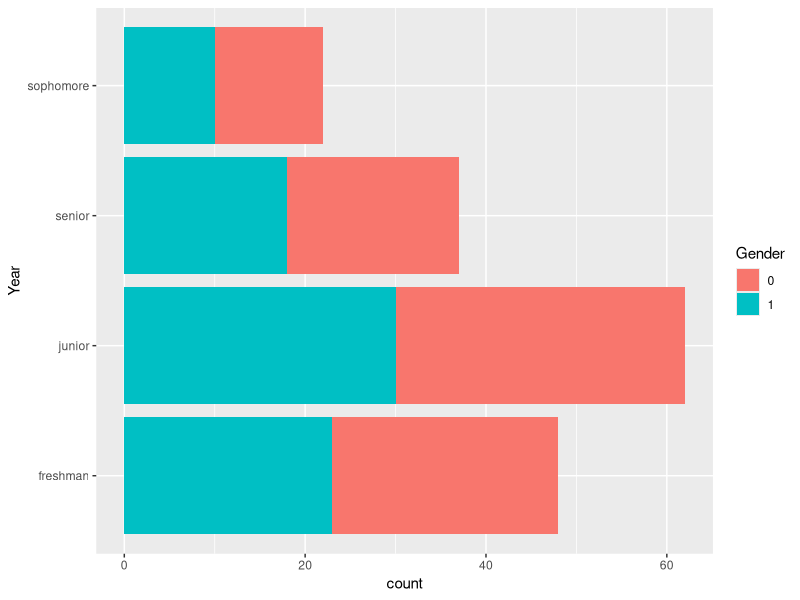
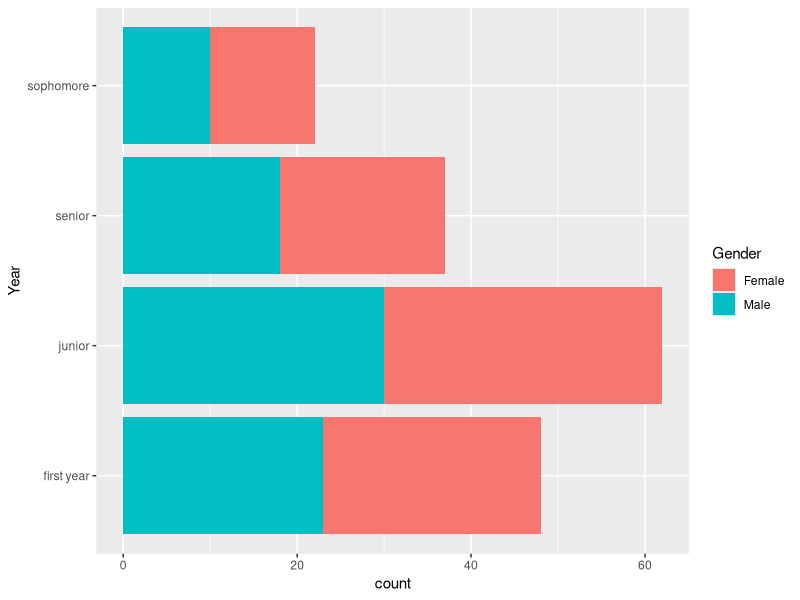
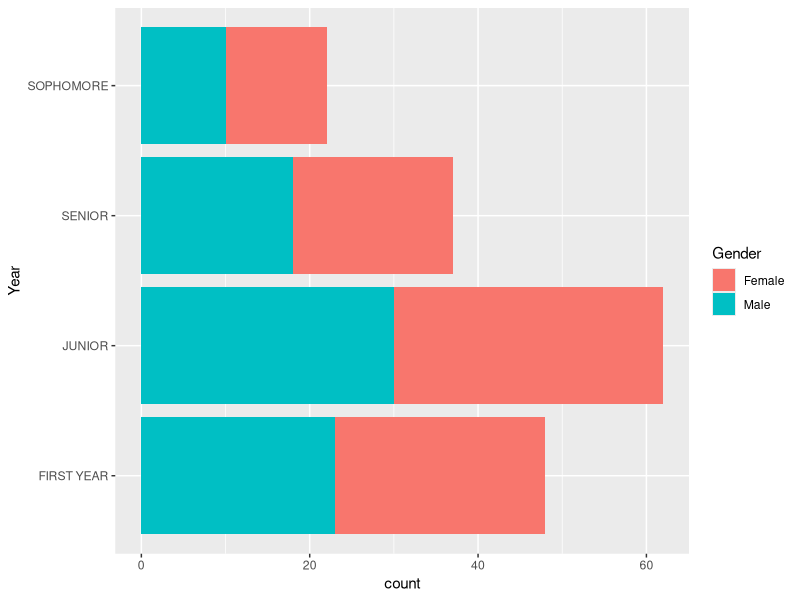
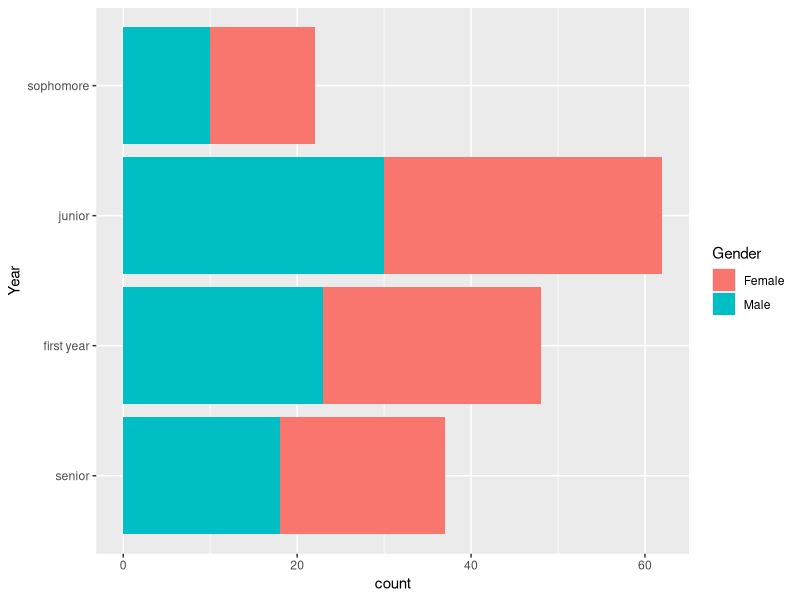
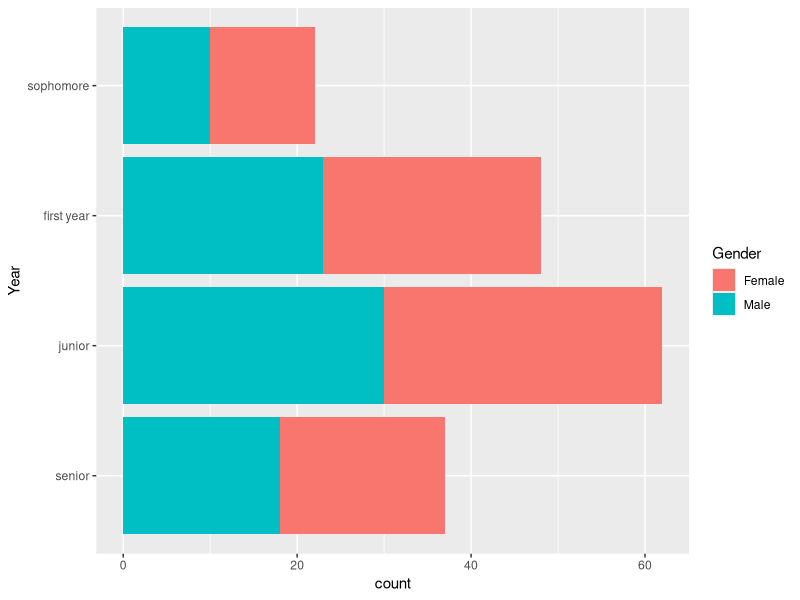
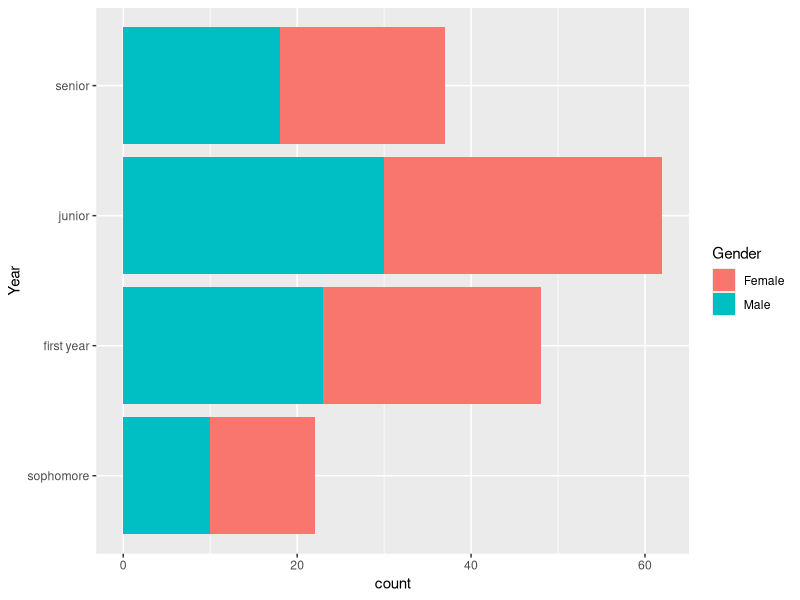
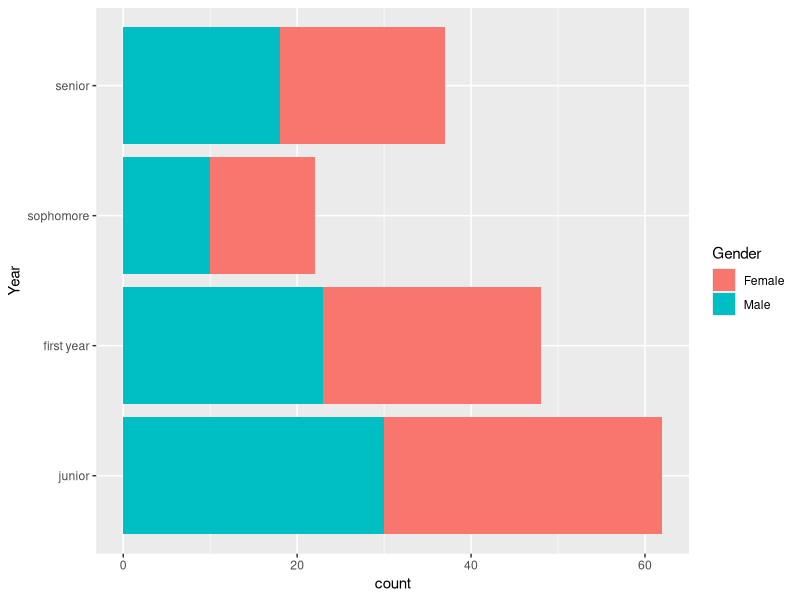
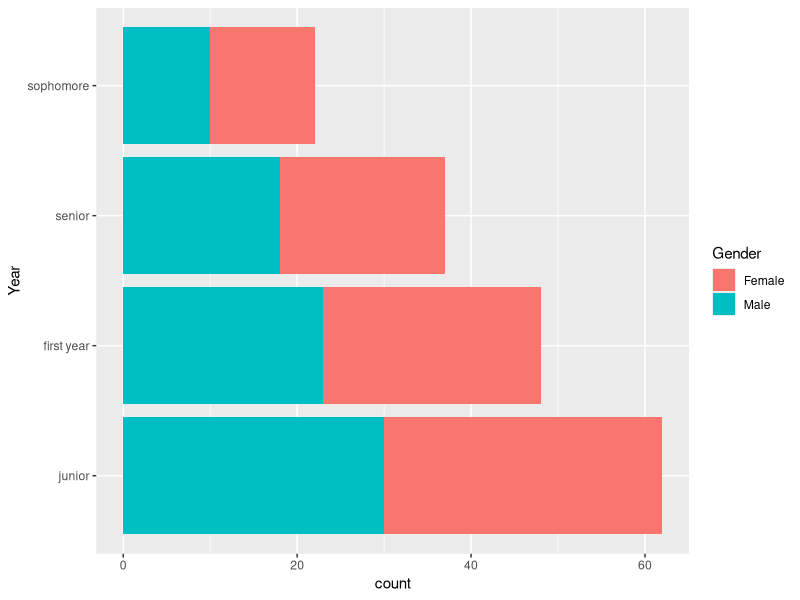

These charts were generated, in order, by the following R code:
## ---- chunk 1
# Unattach any packages that happen to already be loaded. In general this is unecessary
# but is important for the creation of the book to not have package namespaces
# fighting unexpectedly.
pkgs = names(sessionInfo()$otherPkgs)
if( length(pkgs > 0)){
  pkgs = paste('package:', pkgs, sep = "")
  for( i in 1:length(pkgs)){
    detach(pkgs[i], character.only = TRUE, force=TRUE)
  }
}
## ---- chunk 2
library(tidyverse)   # loading ggplot2 and dplyr
## ---- chunk 3
# A vector of character strings.
drinks <- c('DietCoke', 'Coke', 'Coke', 'Sprite', 'Pepsi')
str(drinks)

# convert the vector of character strings into a factor vector
drinks <- factor(drinks)

# Category and Label mapping table
data.frame( Category=1:4, labels=levels(drinks))

as.integer(drinks) # Print the category assignments
## ---- chunk 4
Students <- 
  expand.grid(Year='freshman', Gender=1, rep=1:23) %>%
  add_row(Year='freshman', Gender=0, rep=1:25) %>%
  add_row(Year='junior',   Gender=1, rep=1:30) %>%
  add_row(Year='junior',   Gender=0, rep=1:32) %>%
  add_row(Year='senior',   Gender=1, rep=1:18) %>%
  add_row(Year='senior',   Gender=0, rep=1:19) %>%
  add_row(Year='sophomore', Gender=1, rep=1:10) %>%
  add_row(Year='sophomore', Gender=0, rep=1:12)

# Variables that are character strings are coerced to factors.
# Variables that are numeric are not, and should be explicitly turned to factors.
Students <- Students %>% 
  mutate( Gender = factor(Gender) )

Students %>%
  ggplot( aes(x=Year, fill=Gender)) + 
  geom_bar() + coord_flip()
## ---- chunk 5
# Change Gender from 0/1  to Female/Male
Students <- Students %>%
  mutate( Gender = fct_recode(Gender, Male='1'),
          Gender = fct_recode(Gender, Female='0') )

# Change "Freshman" to the gender neutral "First Year" 
Students <- Students %>%
  mutate( Year = fct_recode(Year, `first year` = 'freshman'))
  
Students %>%
  ggplot( aes(x=Year, fill=Gender)) + geom_bar() + coord_flip()
## ---- chunk 6
Students %>%
  mutate( Year = fct_relabel(Year, stringr::str_to_upper) ) %>%
  ggplot( aes(x=Year, fill=Gender)) + geom_bar() + coord_flip()
## ---- chunk 7
# Seniors first, leave the rest in the order they already were
Students %>%
  mutate( Year = fct_relevel(Year, 'senior') ) %>%
  ggplot( aes(x=Year, fill=Gender)) + geom_bar() + coord_flip()

# reset all the levels orders
Students %>%
  mutate( Year = fct_relevel(Year, 'senior', 'junior','sophmore','first year') ) %>%
  ggplot( aes(x=Year, fill=Gender)) + geom_bar() + coord_flip()

# Reverse order of what I already had
Students %>%
  mutate( Year = fct_relevel(Year, 'senior', 'junior','sophmore','first year') ) %>%
  mutate( Year = fct_rev(Year) ) %>%
  ggplot( aes(x=Year, fill=Gender)) + geom_bar() + coord_flip()

# Sometimes it is useful to rotate using + or - the number of shift steps
# positive values move the first to the end. Negative values move the end to the front.
Students %>%
  mutate( Year = fct_relevel(Year, 'senior', 'junior','sophmore','first year') ) %>%
  mutate( Year = fct_shift(Year, +1) ) %>%
  ggplot( aes(x=Year, fill=Gender)) + geom_bar() + coord_flip()

# In the order of the most number of records
Students %>%
  mutate( Year = fct_infreq(Year) ) %>%
  ggplot( aes(x=Year, fill=Gender)) + geom_bar() + coord_flip()

## ---- chunk 8
Dems <- tribble(
  ~Candidate, ~Percent, ~AgeOnElection,
'Elizabeth Warren',	27, 71,
'Joe Biden',	25, 77,
'Bernie Sanders',	12, 79,
'Pete Buttigieg',	10, 38,
'Kamala Harris',	3, 56,
'Cory Booker',	2, 51,
'Tulsi Gabbard',	2, 39,
'Amy Klobuchar',	2, 60, 
'Tom Steyer',	2, 63,
'Andrew Yang',	2, 45, 
'Other',	3, NA,
'No one',	1, NA,
'Undecided',	9, NA)
## ---- chunk 9
# Reorder Candidates based on the polling percent. The order of Smallest to largest 
# results in 'No one' at the bottom and Elizabeth Warren at the top. 
Dems %>%
  mutate( Candidate = fct_reorder(Candidate, Percent) ) %>%
  ggplot( aes(x=Candidate, y=Percent)) + geom_col() + coord_flip()
## ---- chunk 10
Dems %>%
  mutate( Candidate = fct_reorder(Candidate, Percent) ) %>%
  mutate( Candidate = fct_relevel(Candidate, 'Other', after=0) ) %>%
  mutate( Candidate = fct_relevel(Candidate, 'Undecided', after=0) ) %>%
  ggplot( aes(x=Candidate, y=Percent)) + geom_col() + coord_flip()
## ---- chunk 11
# This collapses the factor levels but I still have 3 rows of "other"
Dems %>%
  mutate( Candidate = fct_collapse(Candidate, other = c('No one', 'Other', 'Undecided')) )

# Collopse the factor, then summarize by adding up the percentages  
Dems %>%
  mutate( Candidate = fct_collapse(Candidate, other = c('No one', 'Other', 'Undecided')) ) %>%
  group_by(Candidate) %>% summarize(Percent = sum(Percent)) %>%
  mutate( Candidate = fct_reorder(Candidate, Percent) ) %>%
  mutate( Candidate = fct_relevel(Candidate, 'other', after=0) ) %>%
  ggplot( aes(x=Candidate, y=Percent)) + geom_col() + coord_flip()
## ---- chunk 12
data <- data.frame( Name=c('Alice','Bruce','Charlie'), Grade = c('A','B','B') ) %>%
  mutate( Grade = factor(Grade) ) %>%
  mutate( Grade = fct_expand(Grade, 'C')) %>%
  mutate( Grade = if_else(Name == 'Charlie', factor('C', levels=levels(Grade)), Grade ) )
data  
